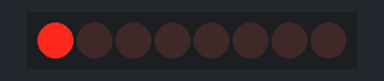
Bench run of a sketch on a simulated Arduino Uno, built with avr-gcc and run on an emulated ATmega328P. Parts: 8 shift-register outputs drawn as a row of LEDs (first output left, lit = HIGH). Wiring (inferred from the names in the program): shift register (74HC595): data pin 2; shift clock pin 3; latch pin 4. Wiring (inferred from the signals the program sends): row of LEDs: on Q0, Q1, Q2, Q3, Q4, Q5, Q6, Q7.

Above: at 0.1 s.
At 0.7 s:
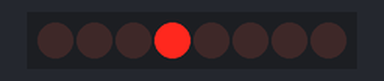
At 2.0 s:
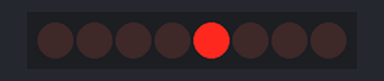
At 2.7 s:
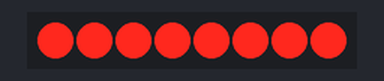
At 4.6 s:
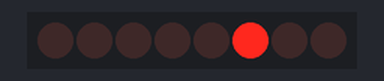
At 6.7 s:
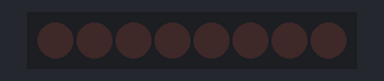
Timing chart, 0 to 8.1 s (numbered marks = the images above):
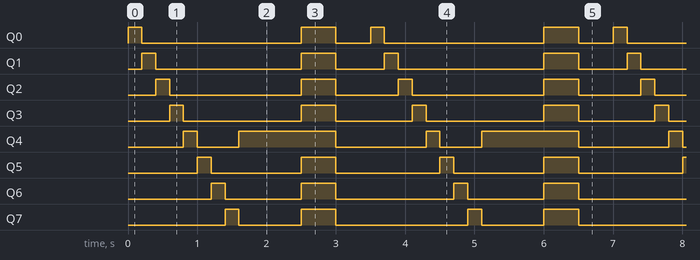

Measured:
- by itself, Q0: repeats every 3.5 s: LOW 2.3 s, HIGH 0.50 s, LOW 0.50 s, HIGH 0.20 s
- by itself, Q1: repeats every 3.5 s: LOW 2.1 s, HIGH 0.50 s, LOW 0.70 s, HIGH 0.20 s
- by itself, Q2: repeats every 3.5 s: LOW 1.9 s, HIGH 0.50 s, LOW 0.90 s, HIGH 0.20 s
- by itself, Q3: repeats every 3.5 s: LOW 1.7 s, HIGH 0.50 s, LOW 1.1 s, HIGH 0.20 s
- by itself, Q4: repeats every 3.5 s: LOW 0.60 s, HIGH 1.4 s, LOW 1.3 s, HIGH 0.20 s
- by itself, Q5: repeats every 3.5 s: LOW 1.3 s, HIGH 0.50 s, LOW 1.5 s, HIGH 0.20 s
- by itself, Q6: repeats every 3.5 s: LOW 1.1 s, HIGH 0.50 s, LOW 1.7 s, HIGH 0.20 s
- by itself, Q7: repeats every 3.5 s: LOW 0.90 s, HIGH 0.50 s, LOW 1.9 s, HIGH 0.20 s

The sketch:

74hc595_teste.ino
```cpp
// Pinos conectados ao 74HC595
#define DATA_PIN 2   // DS (pino 14 do 74HC595)
#define LATCH_PIN 4  // STCP (pino 12 do 74HC595)
#define CLOCK_PIN 3 // SHCP (pino 11 do 74HC595)

void setup() {
  pinMode(DATA_PIN, OUTPUT);
  pinMode(LATCH_PIN, OUTPUT);
  pinMode(CLOCK_PIN, OUTPUT);
}

void loop() {
  // Acende LEDs um por um
  for (int i = 0; i < 8; i++) {
    byte leds = 1 << i; // Liga apenas um LED por vez
    enviarDados(leds);
    delay(200);
  }

  byte led = 1 << 4;
  enviarDados(led);
  delay(900);
  // Acende todos
  enviarDados(0xFF);
  delay(500);

  // Apaga todos
  enviarDados(0x00);
  delay(500);
}

// Função para enviar dados ao 74HC595
void enviarDados(byte data) {
  digitalWrite(LATCH_PIN, LOW);
  shiftOut(DATA_PIN, CLOCK_PIN, MSBFIRST, data);
  digitalWrite(LATCH_PIN, HIGH);
}
```
